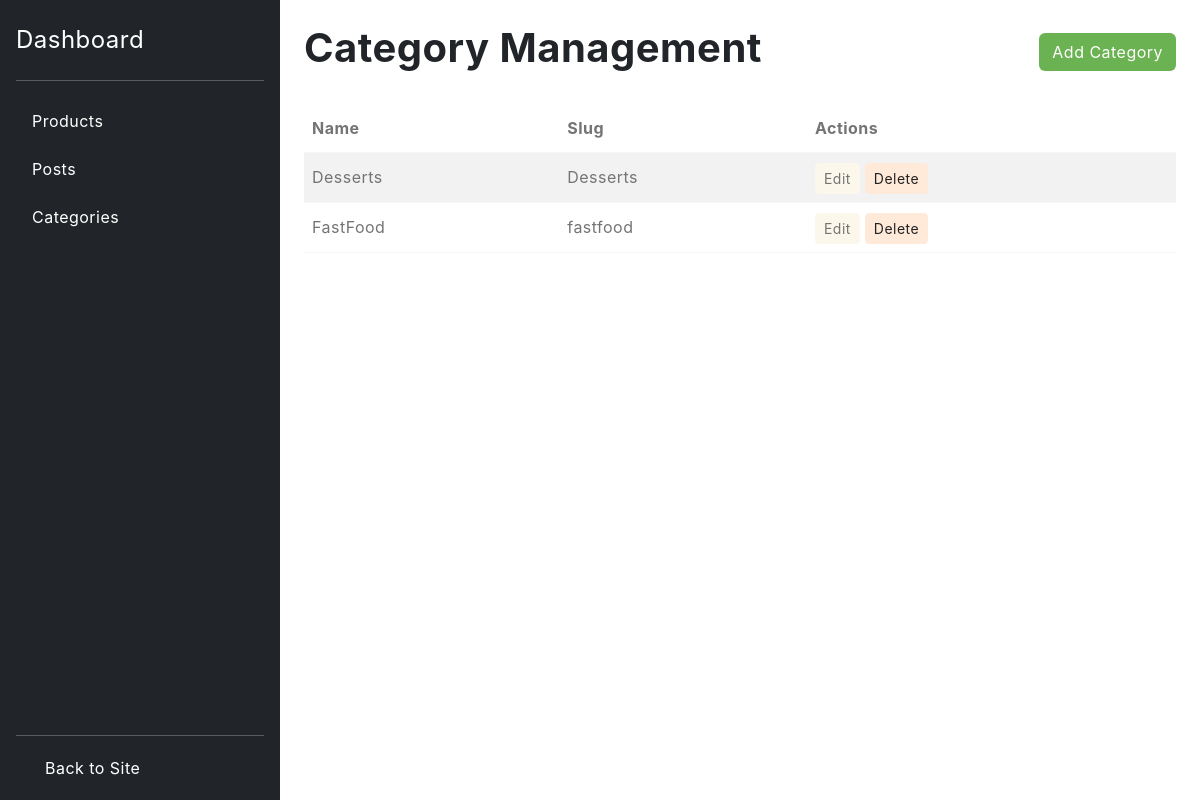
/dashboard/categories/, run on the app's committed database.
### blog/models.py (models this page shows, shortened)
class Category(models.Model):
    name = models.CharField(max_length=200)
    slug = models.SlugField(max_length=200, unique=True)
    image = models.ImageField(upload_to='categories/%Y/%m/%d', blank=True)
    class Meta:
        ordering = ('name',)
        verbose_name = 'category'
        verbose_name_plural = 'categories'

### blog/views.py (the view)
# urls.py: path('dashboard/categories/', views.category_list_dashboard, name='category_list_dashboard'),
def category_list_dashboard(request):
    categories = Category.objects.all().order_by('name')
    return render(request, 'admin_dashboard/category_list.html', {'categories': categories})

### blog/context_processors.py (called while the page is built)
def categories(request):
    return {
        'categories': Category.objects.all()
    }

### template/admin_dashboard/category_list.html (shortened to what this page needs)
{% extends "admin_dashboard/base.html" %}
{% block content %}
<div class="d-flex justify-content-between align-items-center mb-4">
    <h1>Category Management</h1>
    <a href="{% url 'category_create' %}" class="btn btn-primary">Add Category</a>
</div>
<table class="table table-striped table-hover">
    <thead>
        <tr>
            <th>Name</th>
            <th>Slug</th>
            <th>Actions</th>
        </tr>
    </thead>
    <tbody>
        {% for category in categories %}
        <tr>
            <td>{{ category.name }}</td>
            <td>{{ category.slug }}</td>
            <td>
                <a href="{% url 'category_update' category.pk %}" class="btn btn-sm btn-warning">Edit</a>
                <a href="{% url 'category_delete' category.pk %}" class="btn btn-sm btn-danger">Delete</a>
            </td>
        </tr>
        {% empty %}
        <tr>
            <td colspan="3" class="text-center">No categories found.</td>
        </tr>
        {% endfor %}
    </tbody>
</table>
{% endblock %}

### static/style.css (style rules this page uses)
body { --heading-font : "Inter", sans-serif; --bs-link-color: #333; --bs-link-hover-color:#333; --bs-link-color-rgb: 40,40,40; --bs-link-hover-color-rgb: 0,0,0; --bs-light-rgb: 248, 248, 248; --bs-font-sans-serif: "Inter", sans-serif; --bs-body-font-family: var(--bs-font-sans-serif); --bs-body-font-size: 1rem; --bs-body-font-weight: 400; --bs-body-line-height: 2; --bs-body-color: #747474; --bs-primary: #6BB252; --bs-primary-rgb: 107, 178, 82; --bs-secondary: #364127; --bs-secondary-rgb: 54, 65, 39; --bs-danger: #F95F09; --bs-danger-rgb: 249, 95, 9; --bs-success: #a3be4c; --bs-success-rgb: 163, 190, 76; --bs-primary-bg-subtle: #FFF9EB; --bs-success-bg-subtle: #eef5e5; --bs-border-color: #F7F7F7; }
.btn-primary { --bs-btn-color: #fff; --bs-btn-bg: var(--bs-primary); --bs-btn-border-color: transparent; --bs-btn-hover-color: #fff; --bs-btn-hover-bg: #f7a422; --bs-btn-hover-border-color: transparent; --bs-btn-focus-shadow-rgb: 49,132,253; --bs-btn-active-color: #fff; --bs-btn-active-bg: var(--bs-primary); --bs-btn-active-border-color: transparent; --bs-btn-active-shadow: inset 0 3px 5px rgba(0, 0, 0, 0.125); --bs-btn-disabled-color: #fff; --bs-btn-disabled-bg: #d3d7dd; --bs-btn-disabled-border-color: transparent; }
.btn-warning { --bs-btn-color: #747474; --bs-btn-bg: #FCF7EB; --bs-btn-border-color: #FCF7EB; --bs-btn-hover-color: #747474; --bs-btn-hover-bg: #FFECBE; --bs-btn-hover-border-color: #FFECBE; --bs-btn-focus-shadow-rgb: 217,164,6; --bs-btn-active-color: #000; --bs-btn-active-bg: #FFECBE; --bs-btn-active-border-color: #FFECBE; --bs-btn-active-shadow: inset 0 3px 5px rgba(0, 0, 0, 0.125); --bs-btn-disabled-color: #000; --bs-btn-disabled-bg: #FCF7EB; --bs-btn-disabled-border-color: #FCF7EB; }
.btn-danger { --bs-btn-color: #222; --bs-btn-bg: #FFEADA; --bs-btn-border-color: #FFEADA; --bs-btn-hover-color: #222; --bs-btn-hover-bg: #ecc9af; --bs-btn-hover-border-color: #ecc9af; --bs-btn-focus-shadow-rgb: 60,153,110; --bs-btn-active-color: #222; --bs-btn-active-bg: #ecc9af; --bs-btn-active-border-color: #ecc9af; --bs-btn-active-shadow: inset 0 3px 5px rgba(0, 0, 0, 0.125); --bs-btn-disabled-color: #222; --bs-btn-disabled-bg: #FFEADA; --bs-btn-disabled-border-color: #FFEADA; }
body { letter-spacing: 0.03em; }
h1,h2,h3,h4,h5,h6 { font-family: var(--heading-font); color: var(--bs-dark); font-weight: 700; }

### data on the page
Category: name "Desserts", slug "Desserts"
Category: name "FastFood", slug "fastfood"
